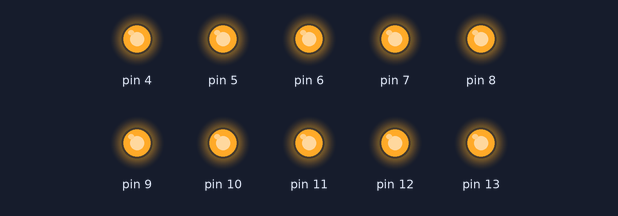
Recording of a sketch running on a simulated Arduino Uno, built with avr-gcc and run on an emulated ATmega328P. Parts: output pins drawn as LEDs (lit = HIGH).

Above: at 0.43 s.
At 4.63 s:
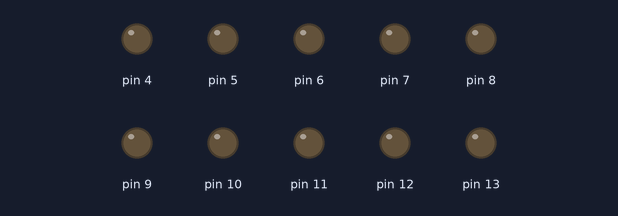
Timing chart, 0 to 5.5 s (numbered marks = the images above):
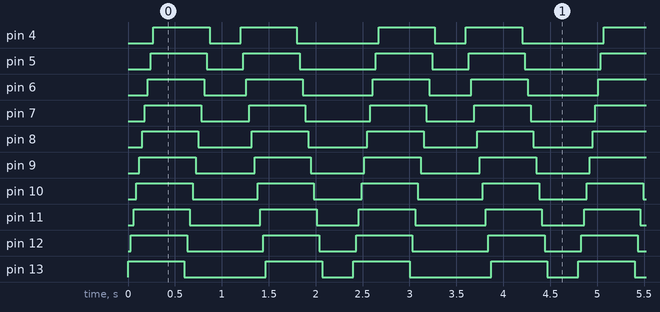

Measured:
- by itself, pin 4: repeats every 2.4 s: LOW 0.33 s, HIGH 0.60 s, LOW 0.87 s, HIGH 0.60 s
- by itself, pin 5: repeats every 2.4 s: LOW 0.39 s, HIGH 0.60 s, LOW 0.81 s, HIGH 0.60 s
- by itself, pin 6: repeats every 2.4 s: LOW 0.45 s, HIGH 0.60 s, LOW 0.75 s, HIGH 0.60 s
- by itself, pin 7: repeats every 2.4 s: LOW 0.51 s, HIGH 0.60 s, LOW 0.69 s, HIGH 0.60 s
- by itself, pin 8: alternates HIGH for 0.60 s and LOW for 0.57 s
- by itself, pin 9: alternates HIGH for 0.60 s and LOW for 0.63 s
- by itself, pin 10: repeats every 2.4 s: LOW 0.69 s, HIGH 0.60 s, LOW 0.51 s, HIGH 0.60 s
- by itself, pin 11: repeats every 2.4 s: LOW 0.75 s, HIGH 0.60 s, LOW 0.45 s, HIGH 0.60 s

The sketch:

kayarLed.ino
```cpp
void setup()
{
  pinMode(13, OUTPUT);
  pinMode(12, OUTPUT);
  pinMode(11, OUTPUT);
  pinMode(10, OUTPUT);
  pinMode(9, OUTPUT);
  pinMode(8, OUTPUT);
  pinMode(7, OUTPUT);
  pinMode(6, OUTPUT);
  pinMode(5, OUTPUT);
  pinMode(4, OUTPUT);

}

void loop()
{
  for(int ledpin=13;ledpin>=4;ledpin--){

    digitalWrite(ledpin,HIGH);
    delay(30);
  }
  delay(300);

  for(int ledpin=13;ledpin>=4;ledpin--){

    digitalWrite(ledpin,LOW);
    delay(30);
  }
  delay(300);

  for(int ledpin=4;ledpin<=13;ledpin++){

    digitalWrite(ledpin,HIGH);
    delay(30);
  }
  delay(300);

  for(int ledpin=4;ledpin<=13;ledpin++){

    digitalWrite(ledpin,LOW);
    delay(30);
  }
  delay(300);

}
```
